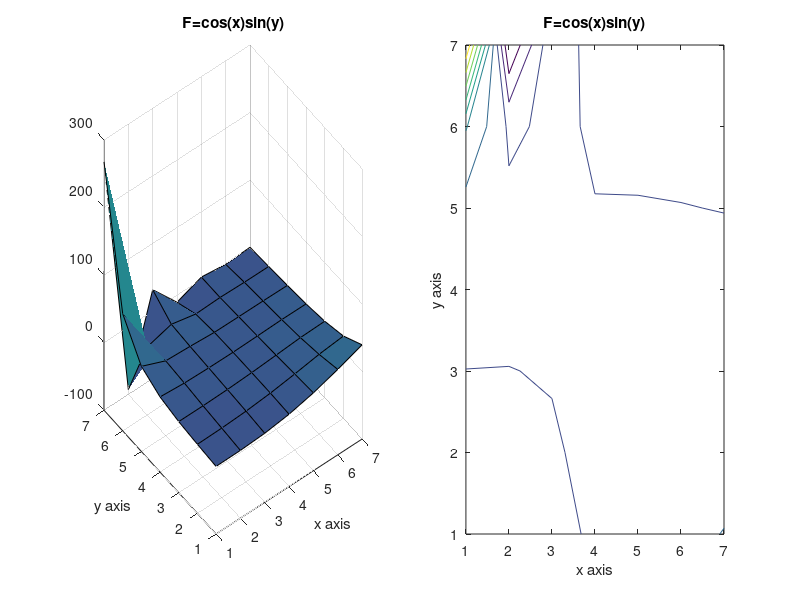

Source code (MATLAB):
%Matlab Code to solve Poisson's equation with Gauss Seidel Method with the following conditions in the problem statement. 
% Jose Chavez  1161146 
clear all; clc; 

%% Given Conditions 
ax = -pi; 
ay = -pi; 
bx = pi; 
by = pi; 
N=input('Value of X Intenal Nodes='); % Number of points on the internal nodes for N and M%
M=input('Value of Y Internal Nodes='); 
tic
Me=M+2; %Number of points including exterior boundary points for Ne and Me%
Ne=N+2; 

% this generates the x and y values that will be used to calculate 
x = linspace(-pi,pi,Ne); 
y = linspace(-pi,pi,Me); 
%% 
U = ones(Ne,Me); %U initial guess %

% For loop solving for right hand side with F equation with i,j indices% 
for i=1:length(x); 
    for j=1:length(y); 
F(i,j) = cos ( (0.5*pi)* (2*((x(i)-ax) / (bx - ax))+1 )).*sin( pi*((y(j)-ay) / (by -ay))); 
    end 
end 

%% Boundary Conditions for "top" and "bottom" 

% Bottom boundary values 
phi = ((x - ax).^2 ) .* sin( (pi *(x- ax)) / (2*(bx-ax)) ) ; 

% Top boundary values 
psy = cos (pi*(x-ax)).*cosh(bx-x); 

% place these known values in the solution grid 

U(1,:) = phi; 
U(N+2,:) = psy; 
%% Left and Right Boundary points 
%   Using the given neumann condition yields special cases of the Gauss-siedel iteration that can be used along entire "side" boundaries. 
%   F and U is computed in solution grid 
% Multipliers that are used in the iterations. 
dx = 2*pi/(N+1); 
B = 1/dx.^2;
dy = 2*pi/(M+1); 
C = 1/dy.^2;
den= -2*(B+C); 

% Normalize Multipliers%
B = B/den; 
C = C/den; 
F = F/den; 
den = 1; 
error=10; 
error_iterations=0;
save('Variables.mat');
load('Variables.mat');
% check for diagonal dominance of elements 
abs(den) >= abs(2*B+2*C)
while error>10^-10; 
    W=U; 

for i = 2:N+1; 
     
    % Left boundary 
    U(i,1) = den*(  F(i,1) - (2*B)*U(i,2) - C*U(i-1,1) - C*U(i+1,1) );
    
    % Right Boundary 
    U(i,N+2) = den*(  F(i,N+2) - (2*B)*U(i,N+1) - C*U(i-1,N+2) - C*U(i+1,N+2) ); 
end 

%% Gauss-Siedel iterating the general U equation%

for i = 2:N+1; 
    for j = 2:M+1; 
        U(i,j) = den*(  F(i,j) - C*U(i+1,j) - C*U(i-1,j)- B*U(i,j+1) - B*U(i,j-1) ); 
    end 
end 
error=abs(max(max(((W-U)./W)))); 
error_iterations=error_iterations+1;
end 
toc 
error_iterations

% this is the U value don't want changing%
grid_con=mean(mean(U.^2))
figure 
subplot(1,2,1),surf(U),xlabel('x axis'),ylabel('y axis'),title('F=cos(x)sin(y)');

subplot(1,2,2),contour(U),xlabel('x axis'),ylabel('y axis'),title('F=cos(x)sin(y)');